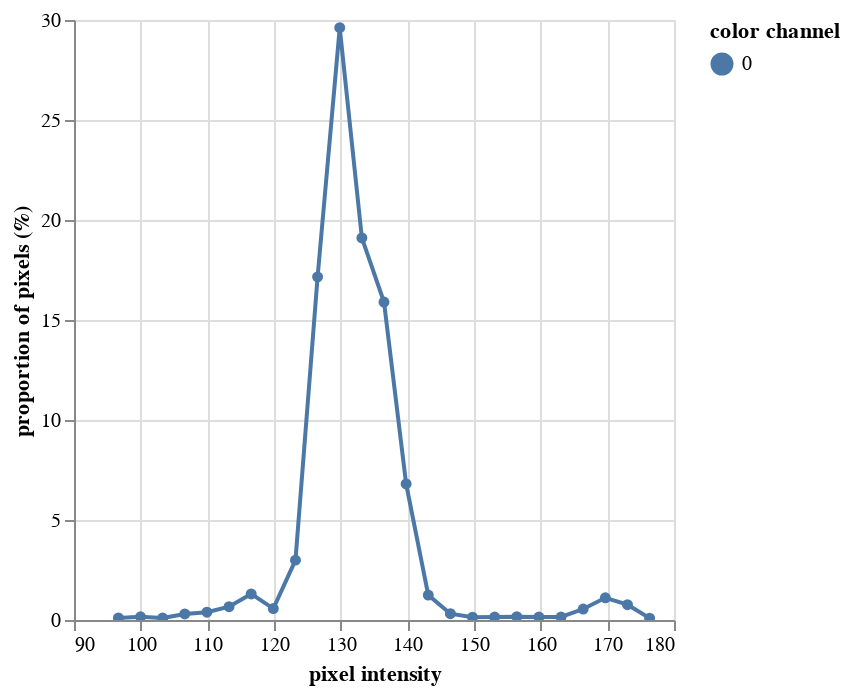

Write notebook code for a chart like this one.
### Code cell
hist_a = pcv.visualize.histogram(img=a, bins=25)

### Figure 1 — Vega-Lite specification as saved in the notebook (floating-point values rounded to 4 significant figures)
{"config": {"view": {"continuousWidth": 300, "continuousHeight": 300}}, "data": {"name": "data-f1e83d8e0e71d8590bbbc84da83bd5f3"}, "mark": {"type": "line", "point": true}, "encoding": {"color": {"field": "color channel", "type": "nominal"}, "tooltip": [{"field": "pixel intensity", "type": "quantitative"}, {"field": "proportion of pixels (%)", "type": "quantitative"}], "x": {"field": "pixel intensity", "type": "quantitative"}, "y": {"field": "proportion of pixels (%)", "type": "quantitative"}}, "params": [{"name": "param_2", "select": {"type": "interval", "encodings": ["x", "y"]}, "bind": "scales"}], "$schema": "https://vega.github.io/schema/vega-lite/v5.20.1.json", "datasets": {"data-f1e83d8e0e71d8590bbbc84da83bd5f3": [{"pixel intensity": 96.66, "proportion of pixels (%)": 0.1058, "hist_count": 6096, "color channel": "0"}, {"pixel intensity": 99.98, "proportion of pixels (%)": 0.1602, "hist_count": 9225, "color channel": "0"}, {"pixel intensity": 103.3, "proportion of pixels (%)": 0.09646, "hist_count": 5556, "color channel": "0"}, {"pixel intensity": 106.6, "proportion of pixels (%)": 0.3044, "hist_count": 17532, "color channel": "0"}, {"pixel intensity": 109.9, "proportion of pixels (%)": 0.3893, "hist_count": 22421, "color channel": "0"}, {"pixel intensity": 113.3, "proportion of pixels (%)": 0.667, "hist_count": 38422, "color channel": "0"}, {"pixel intensity": 116.6, "proportion of pixels (%)": 1.303, "hist_count": 75061, "color channel": "0"}, {"pixel intensity": 119.9, "proportion of pixels (%)": 0.571, "hist_count": 32890, "color channel": "0"}, {"pixel intensity": 123.2, "proportion of pixels (%)": 2.993, "hist_count": 172400, "color channel": "0"}, {"pixel intensity": 126.5, "proportion of pixels (%)": 17.16, "hist_count": 988219, "color channel": "0"}, {"pixel intensity": 129.9, "proportion of pixels (%)": 29.61, "hist_count": 1705756, "color channel": "0"}, {"pixel intensity": 133.2, "proportion of pixels (%)": 19.1, "hist_count": 1100370, "color channel": "0"}, {"pixel intensity": 136.5, "proportion of pixels (%)": 15.9, "hist_count": 915693, "color channel": "0"}, {"pixel intensity": 139.8, "proportion of pixels (%)": 6.803, "hist_count": 391843, "color channel": "0"}, {"pixel intensity": 143.1, "proportion of pixels (%)": 1.247, "hist_count": 71842, "color channel": "0"}, {"pixel intensity": 146.5, "proportion of pixels (%)": 0.3146, "hist_count": 18119, "color channel": "0"}, {"pixel intensity": 149.8, "proportion of pixels (%)": 0.1436, "hist_count": 8273, "color channel": "0"}, {"pixel intensity": 153.1, "proportion of pixels (%)": 0.1479, "hist_count": 8519, "color channel": "0"}, {"pixel intensity": 156.4, "proportion of pixels (%)": 0.1671, "hist_count": 9626, "color channel": "0"}, {"pixel intensity": 159.7, "proportion of pixels (%)": 0.1478, "hist_count": 8515, "color channel": "0"}, {"pixel intensity": 163.1, "proportion of pixels (%)": 0.1501, "hist_count": 8643, "color channel": "0"}, {"pixel intensity": 166.4, "proportion of pixels (%)": 0.5487, "hist_count": 31606, "color channel": "0"}, {"pixel intensity": 169.7, "proportion of pixels (%)": 1.109, "hist_count": 63857, "color channel": "0"}, {"pixel intensity": 173.0, "proportion of pixels (%)": 0.7654, "hist_count": 44087, "color channel": "0"}, {"pixel intensity": 176.3, "proportion of pixels (%)": 0.09425, "hist_count": 5429, "color channel": "0"}]}}
